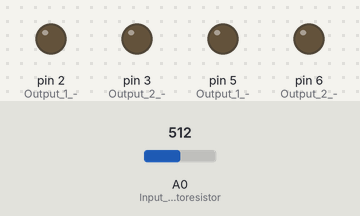
Simulated run of this sketch. Board: Arduino Uno, built with avr-gcc and run on an emulated ATmega328P. On the bench: output pins drawn as LEDs (lit = HIGH). Dashed ring = blinking. Inputs (shaded band) come from the test bench; at power-on: A0 (Input_Photoresistor) = 512.

Above: at 1.2 s.
1.3 s: A0 (Input_Photoresistor) set to 555
3.8 s: A0 (Input_Photoresistor) set to 573
At 5.3 s:
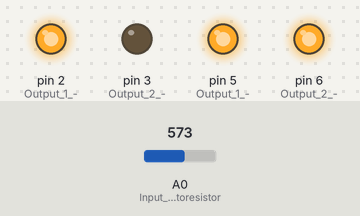
17.7 s: A0 (Input_Photoresistor) set to 511
At 20.3 s:
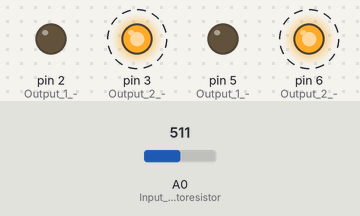
23.3 s: A0 (Input_Photoresistor) set to 716
At 24.6 s:
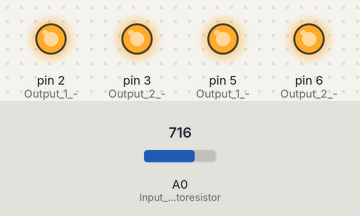
Timing chart, 0 to 26.5 s (numbered marks = the images above; inputs shaded):
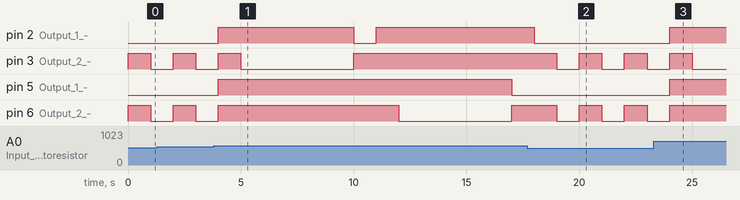

The sketch:

ampel.ino
```cpp
int calibrate;
void setup()
{
    pinMode(2, OUTPUT); //Output 1 -> Ampel 1
    pinMode(3, OUTPUT); //Output 2 -> Ampel 1
    pinMode(5, OUTPUT); //Output 1 -> Ampel 2
    pinMode(6, OUTPUT); //Output 2 -> Ampel 2
    pinMode(A0, INPUT); //Input Photoresistor
    calibrate = analogRead(A0); //Kalibrierung des Photoresistors
}

void loop()
{
    if (analogRead(A0)> calibrate + 50) //Wenn mehr Licht auf Photoresistor fällt wie bei der Kalibration:
    {
        digitalWrite(2, HIGH);  //Alle Kombinationen der Ampel mit entsprechenden delay durchwandern
        digitalWrite(3, HIGH);
        digitalWrite(5, HIGH);
        digitalWrite(6, HIGH);
        delay(1000);
        digitalWrite(2, HIGH);
        digitalWrite(3, LOW);
        digitalWrite(5, HIGH);
        digitalWrite(6, HIGH);
        delay(5000);
        digitalWrite(2, LOW);
        digitalWrite(3, HIGH);
        digitalWrite(5, HIGH);
        digitalWrite(6, HIGH);
        delay(1000);
        digitalWrite(2, HIGH);
        digitalWrite(3, HIGH);
        digitalWrite(5, HIGH);
        digitalWrite(6, HIGH);
        delay(1000);
        digitalWrite(2, HIGH);
        digitalWrite(3, HIGH);
        digitalWrite(5, HIGH);
        digitalWrite(6, LOW);
        delay(5000);
        digitalWrite(2, HIGH);
        digitalWrite(3, HIGH);
        digitalWrite(5, LOW);
        digitalWrite(6, HIGH);
        delay(1000);
    }
    else    //Falls weniger oder gleich viel Licht auf Sensor fällt
    {
        digitalWrite(2, LOW);   //Gelbe LED´s blinken mit delay
        digitalWrite(3, HIGH);
        digitalWrite(5, LOW);
        digitalWrite(6, HIGH);
        delay(1000);
        digitalWrite(2, LOW);
        digitalWrite(3, LOW);
        digitalWrite(5, LOW);
        digitalWrite(6, LOW);
        delay(1000);
    }
}
```

Measured:
- the behaviour switches between 562 and 563 on A0 (Input_Photoresistor) (found by bisection; images 0 and 1)
- after the input at 3.8 s, pin 2 (Output_1_-): LOW → HIGH after 0.20 s, → LOW 6.0 s later, → HIGH 1.0 s later; pin 5 (Output_1_-): LOW → HIGH after 0.20 s, → LOW 13.0 s later
- after the input at 17.7 s, pin 2 (Output_1_-): HIGH → LOW after 0.30 s; pin 5 (Output_1_-): stays LOW (without the input it goes to HIGH after 0.30 s); pin 6 (Output_2_-): alternates HIGH for 1.0 s and LOW for 1.0 s, starting after 1.3 s
- after the input at 23.3 s, pin 2 (Output_1_-), pin 5 (Output_1_-): LOW → HIGH after 0.70 s; pin 3 (Output_2_-): goes on until 25.0 s, then stays LOW; pin 6 (Output_2_-): goes on until 24.0 s, then stays HIGH
